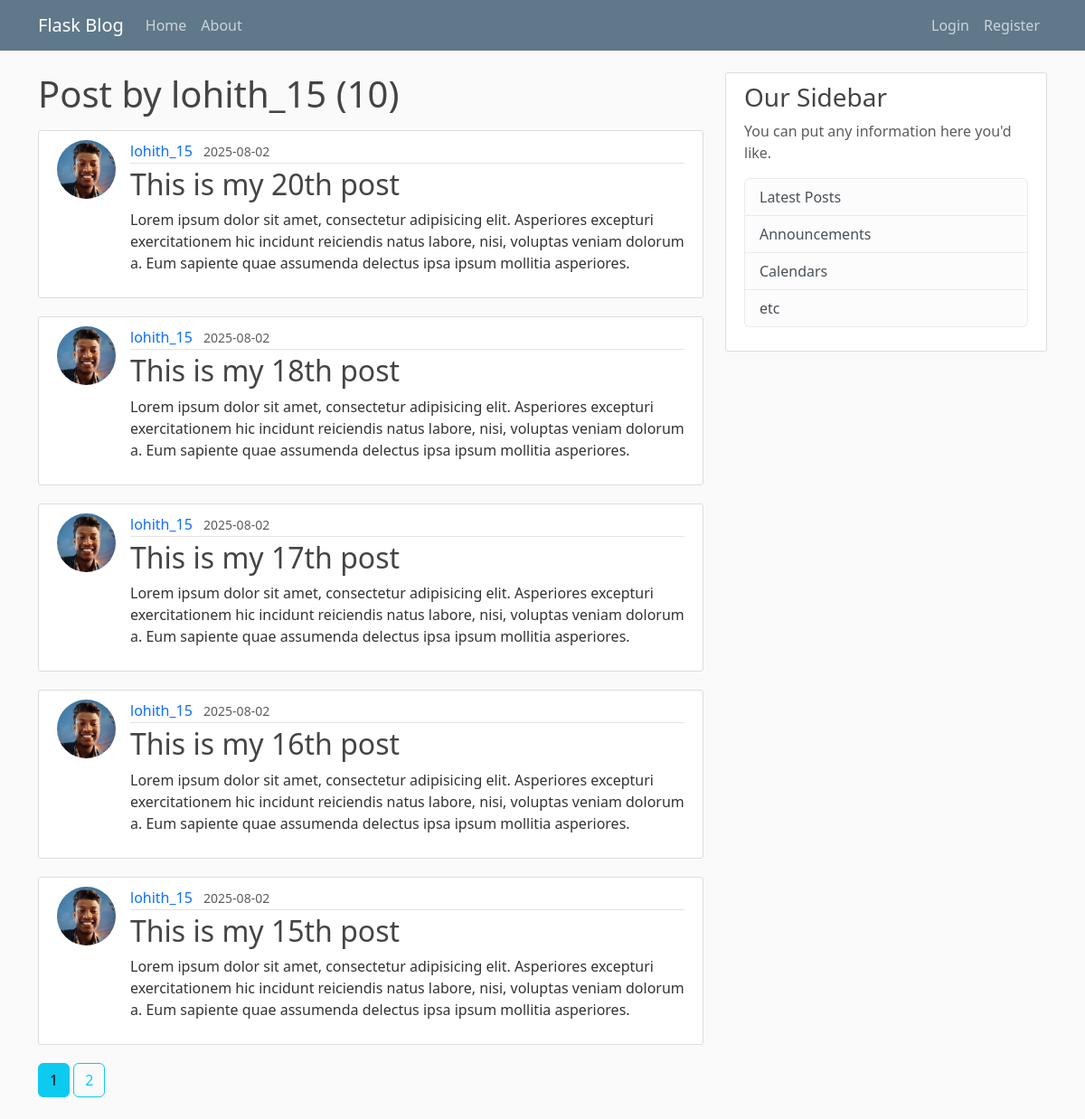
Screenshot of /user/lohith_15 with the database file from the repository.
### flaskblog/models.py (models this page shows, shortened)
class User(db.Model, UserMixin):
    id = db.Column(db.Integer,primary_key =True)
    username = db.Column(db.String(20), unique=True, nullable=False)
    email = db.Column(db.String(20), unique=True, nullable=False)
    image_file = db.Column(db.String(20), nullable=False, default='default.jpg')
    password = db.Column(db.String(60), nullable=False)
    posts = db.relationship('Post', backref='author', lazy=True)

class Post(db.Model):
    id = db.Column(db.Integer, primary_key=True)
    title = db.Column(db.String(100), nullable=False)
    date_posted = db.Column(db.DateTime, nullable=False, default=datetime.utcnow)
    content = db.Column(db.Text, nullable=False)
    user_id = db.Column(db.Integer, db.ForeignKey('user.id'), nullable=False)

### flaskblog/users/routes.py (the view)
@users.route("/user/<string:username>")
def user_post(username):
    page = request.args.get('page', 1 , type=int)
    user = User.query.filter_by(username=username).first_or_404()
    posts = Post.query.filter_by(author=user).order_by(Post.date_posted.desc()).paginate(per_page=5, page=page)
    return render_template("user_post.html", posts=posts, user=user)

### flaskblog/templates/user_post.html
{% extends "layout.html" %}
{% block content %}
    <h1 class="mb-3">Post by {{user.username}} ({{posts.total}}) </h1>
    {% for post in posts.items %}
        <article class="d-flex content-section">
            <img class="rounded-circle article-img" src="{{ url_for('static', filename='profile_pics/' + post.author.image_file)}}", alt="Profile Picture">
            <div class="media-body">
                <div class="article-metadata">
                    <a class="me-2" href="{{url_for('users.user_post', username=user.username)}}">{{ post.author.username }}</a>
                    <small class="text-muted">{{ post.date_posted.strftime('%Y-%m-%d') }}</small>
                </div>
                <h2><a class="article-title" href="{{ url_for('posts.post', post_id=post.id) }}">{{ post.title }}</a></h2>
                <p class="article-content">{{ post.content }}</p>
            </div>
        </article>
    {% endfor %}
    {% for page_num in posts.iter_pages(left_edge=1, right_edge=1, left_current=1, right_current=1) %}
        {% if page_num %}
            {% if posts.page == page_num %}
                <a class="btn btn-info mb-4"href="{{url_for('users.user_post', username=user.username, page=page_num)}}">{{ page_num }}</a>
            {% else %}
                <a class="btn btn-outline-info mb-4"href="{{url_for('users.user_post', username=user.username, page=page_num)}}">{{ page_num }}</a>
            {% endif %}
        {% else %}
            ...
        {% endif %}
    {% endfor %}
{% endblock content %}

### flaskblog/static/main.css (style rules this page uses)
body { background: #fafafa; color: #333333; margin-top: 5rem; }
h1, h2, h3, h4, h5, h6 { color: #444444; }
.content-section { background: #ffffff; padding: 10px 20px; border: 1px solid #dddddd; border-radius: 3px; margin-bottom: 20px; }
.article-title { color: #444444; text-decoration: none; }
.article-content { white-space: pre-line; }
.article-img { height: 65px; width: 65px; margin-right: 16px; }
.article-metadata { padding-bottom: 1px; margin-bottom: 4px; border-bottom: 1px solid #e3e3e3; width:100%; }
.article-metadata a { text-decoration: none; }

### rows the page displays
User: username "lohith_15"
Post: image_file (picture), author.username "lohith_15", date_posted "2025-08-02", title "This is my 20th post", content "Lorem ipsum dolor sit amet, consectetur adipisicing elit. Asperiores excepturi exercitationem hic incidunt reiciendis natus labore, nisi, voluptas veniam dolorum a. Eum sapiente quae assumenda delectus ipsa ipsum mollitia asperiores."
Post: image_file (picture), author.username "lohith_15", date_posted "2025-08-02", title "This is my 18th post", content "Lorem ipsum dolor sit amet, consectetur adipisicing elit. Asperiores excepturi exercitationem hic incidunt reiciendis natus labore, nisi, voluptas veniam dolorum a. Eum sapiente quae assumenda delectus ipsa ipsum mollitia asperiores."
Post: image_file (picture), author.username "lohith_15", date_posted "2025-08-02", title "This is my 17th post", content "Lorem ipsum dolor sit amet, consectetur adipisicing elit. Asperiores excepturi exercitationem hic incidunt reiciendis natus labore, nisi, voluptas veniam dolorum a. Eum sapiente quae assumenda delectus ipsa ipsum mollitia asperiores."
Post: image_file (picture), author.username "lohith_15", date_posted "2025-08-02", title "This is my 16th post", content "Lorem ipsum dolor sit amet, consectetur adipisicing elit. Asperiores excepturi exercitationem hic incidunt reiciendis natus labore, nisi, voluptas veniam dolorum a. Eum sapiente quae assumenda delectus ipsa ipsum mollitia asperiores."
Post: image_file (picture), author.username "lohith_15", date_posted "2025-08-02", title "This is my 15th post", content "Lorem ipsum dolor sit amet, consectetur adipisicing elit. Asperiores excepturi exercitationem hic incidunt reiciendis natus labore, nisi, voluptas veniam dolorum a. Eum sapiente quae assumenda delectus ipsa ipsum mollitia asperiores."

### other values shown
{{ posts.total }} "10"
{{ page_num }} "1"
{{ page_num }} "2"
